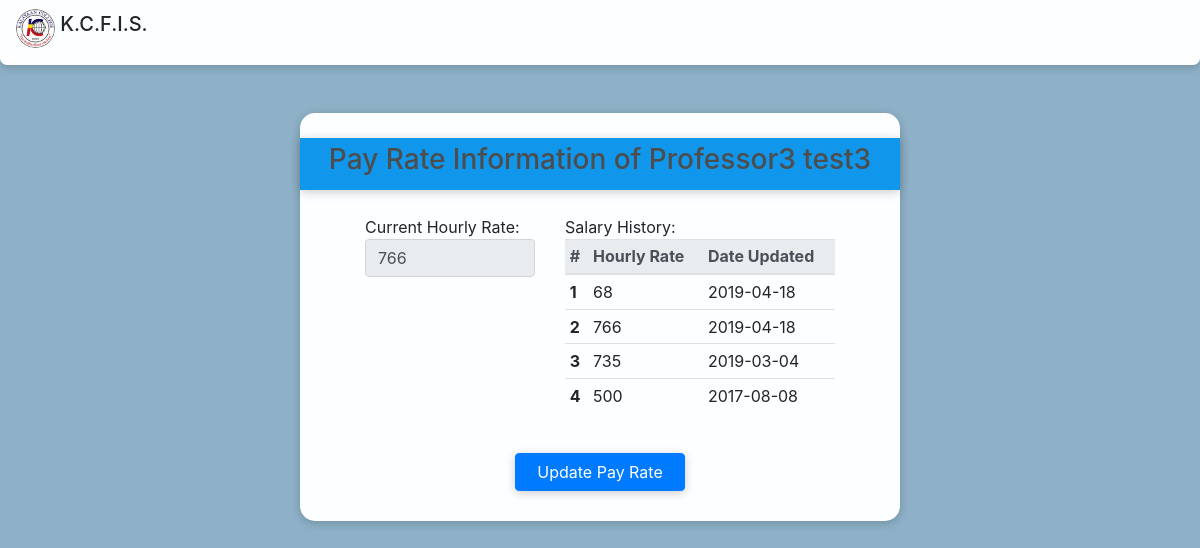
The page /faculty_payrate_info.php?facid=3 on the database its author committed.
### tables this page shows
CREATE TABLE `facultyinfotab` (
  `facID` int(11) NOT NULL AUTO_INCREMENT,
  `lname` varchar(30) NOT NULL,
  `fname` varchar(30) NOT NULL,
  `mname` varchar(30) NOT NULL,
  `contactno` text NOT NULL,
  `employeeID` text NOT NULL,
  `address` varchar(100) NOT NULL,
  PRIMARY KEY (`facID`)
);

CREATE TABLE `facultyratetab` (
  `facrateID` int(11) NOT NULL AUTO_INCREMENT,
  `facID` int(11) NOT NULL,
  `hourlyRate` int(30) NOT NULL,
  `dateUpdated` date NOT NULL,
  PRIMARY KEY (`facrateID`),
  KEY `facID` (`facID`),
  CONSTRAINT `facultyratetab_ibfk_1` FOREIGN KEY (`facID`) REFERENCES `facultyinfotab` (`facID`)
);

### faculty_payrate_info.php (the view, shortened to what this page needs)
<?php
  require_once "template.php";
  require 'includes/db.inc.php';
  require 'functions.php';
  $sql = "SELECT *
          FROM facultyinfotab
          WHERE facID = ?";
  $stmt = $conn->prepare($sql);
  $stmt->bind_param("i", $_GET['facid']);
  $stmt->execute();
  $result = $stmt->get_result();
  while($row = $result->fetch_assoc()){
    $facID = $row['facID'];
    $lname = $row['lname'];
    $fname = $row['fname'];
  }
  $sql = "SELECT hourlyRate, dateUpdated
          FROM facultyratetab
          WHERE dateUpdated = (SELECT max(dateUpdated) FROM facultyratetab WHERE facID = ?)";
  $stmt = $conn->prepare($sql);
  $stmt->bind_param("i", $facID);
  $stmt->execute();
  $result = $stmt->get_result();
  while($row = $result->fetch_assoc()){
    $hourlyRate = $row['hourlyRate'];
  }
?>
    <div class="container form-box-md">
      <div class="row form-group form-title">
        <div class="col-sm-12 text-center h3">
          Pay Rate Information of <?php echo $fname." ".$lname ?>
        </div>
      </div>
      <div class="row">
        <label for="fname" class="col-sm-4 offset-sm-1">Current Hourly Rate:
          <input readonly value="<?php echo empty($hourlyRate) ? "None" : $hourlyRate; ?>" type="text" class="form-control col-sm-12" id="hourlyRate" name="hourlyRate">
        </label>
        <label for="mname" class="col-sm-6">Salary History:
          <table class="table table-hover table-sm">
            <thead class="thead-light">
              <tr>
                <th scope="col">#</th>
                <th scope="col">Hourly Rate</th>
                <th scope="col">Date Updated</th>
              </tr>
            </thead>
            <tbody>
              <?php
                payratelist($facID);
              ?>
            </tbody>
          </table>
        </label>
      </div>
      <div class="row pt-sm-3">
        <div class="col-sm-4 offset-sm-4">
          <input type="submit" onclick="document.location='update_faculty_payrate.php?facid=<?php echo $facID ?>'" value="Update Pay Rate" name="facid" class="btn btn-primary btn-block"/>
        </div>
      </div>
    </div>

### functions.php (shortened to what this page needs)
<?php
function payratelist($facID){
  require 'includes/db.inc.php';
  $sql = "SELECT *
          FROM facultyratetab
          WHERE facID = ?
          ORDER BY dateUpdated DESC";
  $stmt = $conn->prepare($sql);
  $stmt->bind_param("s", $facID);
  $stmt->execute();
  $result = $stmt->get_result();
  $count = 1;
  while($row = $result->fetch_assoc()){
    $hourlyRate = $row['hourlyRate'];
    $dateUpdated = $row['dateUpdated'];
    ?>
    <tr>
      <th scope="row"><?php echo $count ?></th>
      <td><?php echo $hourlyRate ?></td>
      <td><?php echo $dateUpdated ?></td>
    </tr>
    <?php
    $count = $count + 1;
  }
}
    ?>

### template.php (style rules this page uses)
.btn { box-shadow: 0 2px 10px rgba(0, 0, 0, 0.2); }
.form-box-md { border-radius: 15px; height: auto; width: 600px; background-color: #FCFEFF; padding-top: 25px; padding-bottom: 30px; margin-bottom: 60px; box-shadow: 0 2px 10px rgba(0, 0, 0, 0.2); --font-family-sans-serif: -apple-system,BlinkMacSystemFont,"Segoe UI",Roboto,"Helvetica Neue",Arial,"Noto Sans",sans-serif,"Apple Color Emoji","Segoe UI Emoji","Segoe UI Symbol","Noto Color Emoji"; --font-family-monospace: SFMono-Regular,Menlo,Monaco,Consolas,"Liberation Mono","Courier New",monospace; }
.form-title { box-shadow: 0 2px 10px rgba(0, 0, 0, 0.2); background-color: #1096EA; padding-top: 5px; padding-bottom: 5px; margin-bottom: 25px; color: #4d4d4d; }

### rows shown on the page
facultyinfotab: fname "Professor3", lname "test3"
facultyratetab: hourlyRate "68", dateUpdated "2019-04-18"
facultyratetab: hourlyRate "766", dateUpdated "2019-04-18"
facultyratetab: hourlyRate "735", dateUpdated "2019-03-04"
facultyratetab: hourlyRate "500", dateUpdated "2017-08-08"
